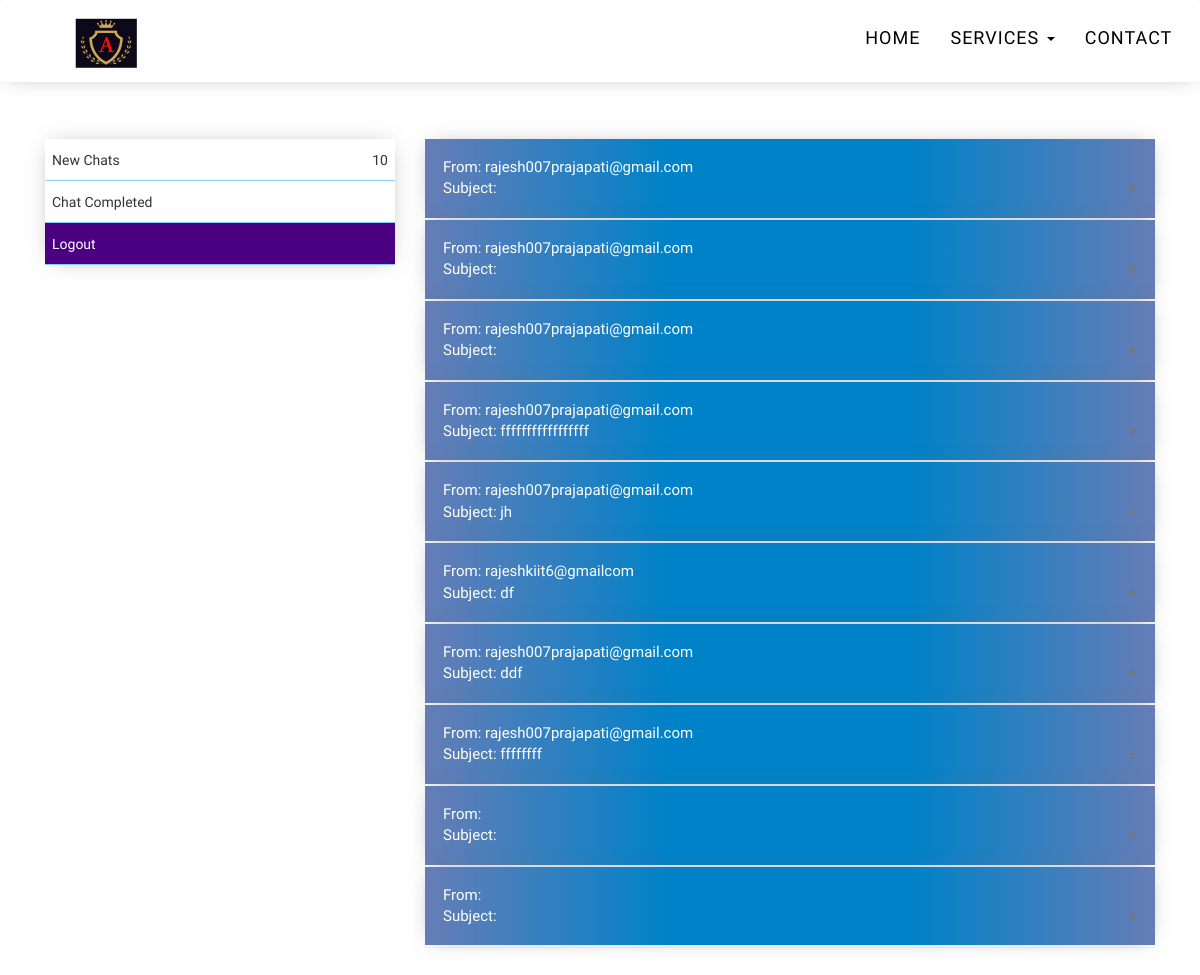
The app's page /adminlogin.php (signed in) with its own data.
### tables this page shows
CREATE TABLE IF NOT EXISTS `contact` (
  `id` int(100) NOT NULL AUTO_INCREMENT,
  `name` varchar(3000) NOT NULL,
  `email` varchar(3000) NOT NULL,
  `subject` varchar(3000) NOT NULL,
  `comment` varchar(3000) NOT NULL,
  KEY `i` (`id`)
);

### adminlogin.php (the view, shortened to what this page needs)
<?php include 'config.php'?>
<?php include 'header.php'?>
<?php include 'nav.php'?>
<?php
$i=0;
              	$sql = "SELECT * FROM contact";
            $result = mysqli_query($conn, $sql);
            while($row2 = mysqli_fetch_assoc($result))
            $product_data[] = $row2;
            $count = count($product_data);
            ?>
<div class="container" >
   <div class="row" style="margin: 5% 0%">
      <div class="col-lg-4">
      	<div class="box">
      	<ul>
      		<li class="listyle">New Chats<span style="float: right;"><?php echo $count?></span></li>
      		<li class="listyle">Chat Completed</li>
      		<a href="./logout.php" style="color:white !important;text-decoration: none;"><li class="listyle" style="background: indigo;">Logout</li></a>
      	</ul>
      	</div>
      </div>
      <div class="col-lg-8">
         <?php
               while ($i < $count)
               {?>
         <button class="accordionnn ">
         	<span>From: </span> <?php echo ($product_data[$i]["email"]) ?><br>
         	<span>Subject: </span> <?php echo ($product_data[$i]["subject"]) ?>
         </button>
         <div class="panel">
         	<h4>Hello Bispl,</h4><br>
            <h5><?php echo ($product_data[$i]["comment"]) ?></h5><br>
         </div>
         <?php $i++;
            } ?>
      </div>
   </div>
</div>

### main.css (style rules this page uses)
body { font-family: 'Barlow Condensed', sans-serif; margin: 0% !important; overflow-x: hidden; }
li { list-style-type: none; }
ul { padding: 0px; }
.row:after { content: ""; display: table; clear: both; }

### adminlogin.php (style rules this page uses)
.accordionnn { background: linear-gradient(to right, #667db6, #0082c8, #0082c8, #667db6); cursor: pointer; color: white; padding: 18px; width: 100%; border: none; text-align: left; outline: none; box-shadow: 0px 0px 21px -8px rgba(115,109,115,0.67); font-size: 15px; transition: 0.4s; }
.accordionnn:after { content: '\002B'; color: #777; font-weight: bold; float: right; margin-left: 5px; }
.panel { padding: 0 18px; background-color: white; max-height: 0; border:none; margin-bottom: 0px !important; overflow: hidden; border: 1px solid white; transition: max-height 0.2s ease-out; }
.box { box-shadow: 0px 0px 21px -8px rgba(115,109,115,0.67); }
.listyle { list-style-type: none; padding: 3% 2%; border-bottom: 1px solid lightskyblue; }

### records on screen
contact: email "rajesh007prajapati@gmail.com"
contact: email "rajesh007prajapati@gmail.com"
contact: email "rajesh007prajapati@gmail.com"
contact: email "rajesh007prajapati@gmail.com", subject "fffffffffffffffff"
contact: email "rajesh007prajapati@gmail.com", subject "jh"
contact: email "rajeshkiit6@gmailcom", subject "df"
contact: email "rajesh007prajapati@gmail.com", subject "ddf"
contact: email "rajesh007prajapati@gmail.com", subject "ffffffff"

### other values on screen
$count "10"
